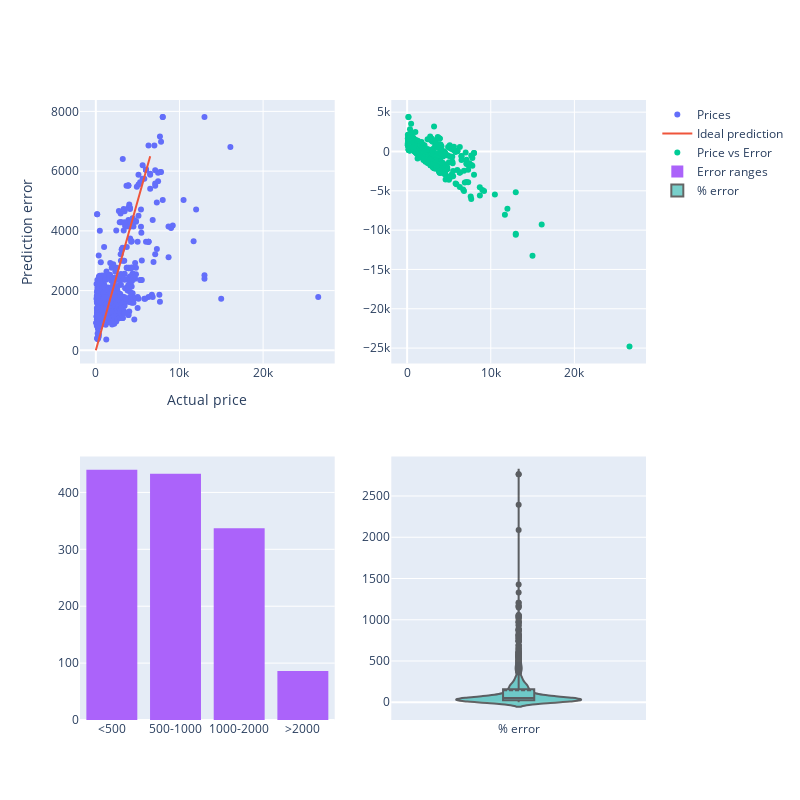

Here is the notebook cell this chart was saved with:
### Code cell
predict(clf, 10, X_test_300, y_test)
predict(clf, 100, X_test_300, y_test)
predict(clf, 1000, X_test_300, y_test)
plotly_predictions(clf, X_test_300, y_test)

### Figure 1 — Plotly figure (JSON) as saved in the notebook; plotly's stock layout.template omitted (floating-point values rounded to 4 significant figures; data arrays with more than 128 entries replaced by an {"elided": "..."} marker saying what was removed)
{"data": [{"mode": "markers", "name": "Prices", "type": "scatter", "x": {"elided": "1296 int values"}, "y": {"elided": "1296 float values"}}, {"mode": "lines", "name": "Ideal prediction", "type": "scatter", "x": [0, 6500], "y": [0, 6500]}, {"mode": "markers", "name": "Price vs Error", "type": "scatter", "x": {"elided": "1296 int values"}, "xaxis": "x2", "y": {"elided": "1296 float values"}, "yaxis": "y2"}, {"histfunc": "count", "name": "Error ranges", "type": "histogram", "x": {"elided": "1296 str values"}, "xaxis": "x3", "yaxis": "y3"}, {"box": {"visible": true}, "fillcolor": "lightseagreen", "line": {"color": "black"}, "meanline": {"visible": true}, "name": "% error", "opacity": 0.6, "type": "violin", "xaxis": "x4", "y": {"elided": "1296 float values"}, "yaxis": "y4"}], "layout": {"autosize": false, "height": 800, "width": 800, "xaxis": {"anchor": "y", "categoryarray": ["<500", "500-1000", "1000-2000", ">2000"], "categoryorder": "array", "domain": [0, 0.45], "title": {"text": "Actual price"}}, "xaxis2": {"anchor": "y2", "categoryarray": ["<500", "500-1000", "1000-2000", ">2000"], "categoryorder": "array", "domain": [0.55, 1]}, "xaxis3": {"anchor": "y3", "categoryarray": ["<500", "500-1000", "1000-2000", ">2000"], "categoryorder": "array", "domain": [0, 0.45]}, "xaxis4": {"anchor": "y4", "categoryarray": ["<500", "500-1000", "1000-2000", ">2000"], "categoryorder": "array", "domain": [0.55, 1]}, "yaxis": {"anchor": "x", "domain": [0.575, 1], "title": {"text": "Prediction error"}}, "yaxis2": {"anchor": "x2", "domain": [0.575, 1]}, "yaxis3": {"anchor": "x3", "domain": [0, 0.425]}, "yaxis4": {"anchor": "x4", "domain": [0, 0.425]}}}
